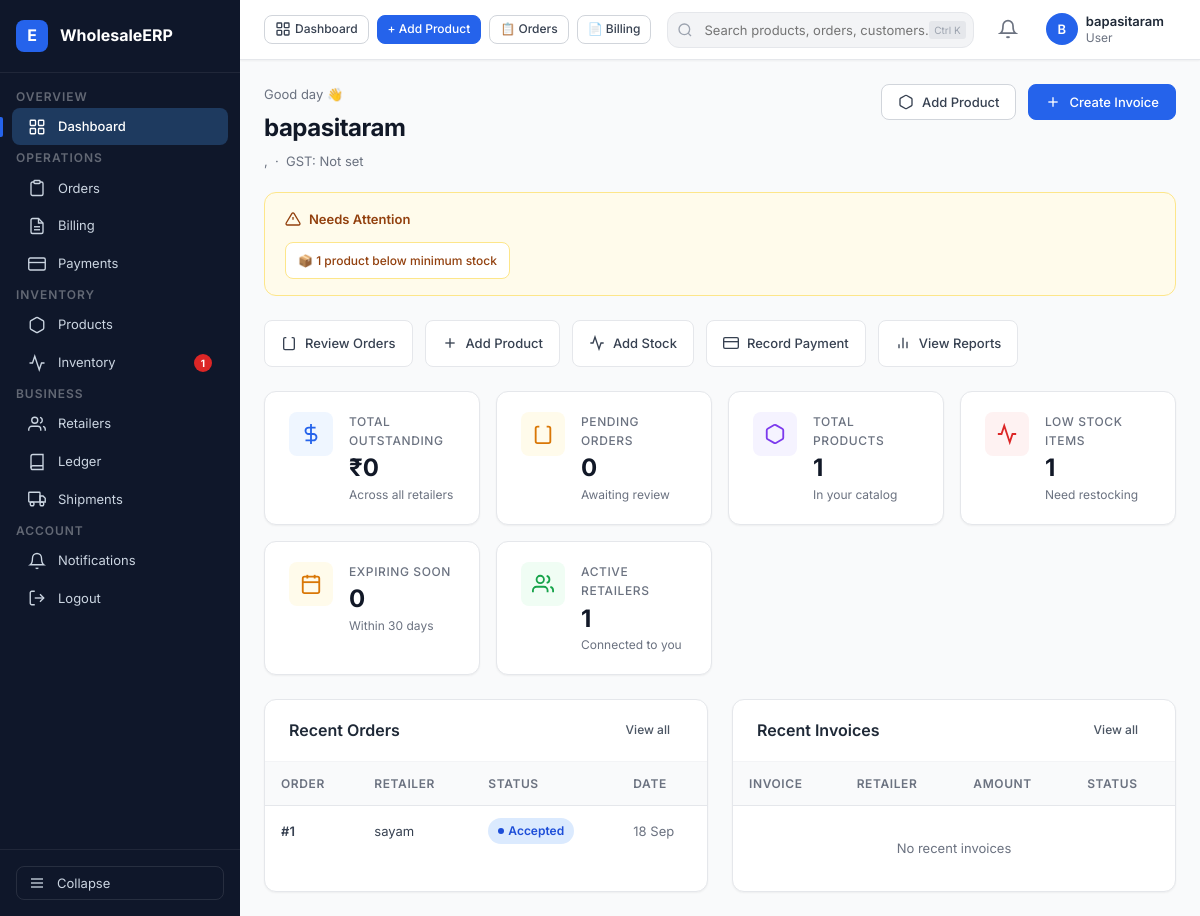
The app's page /accounts/dashboard/ (signed in), older data.
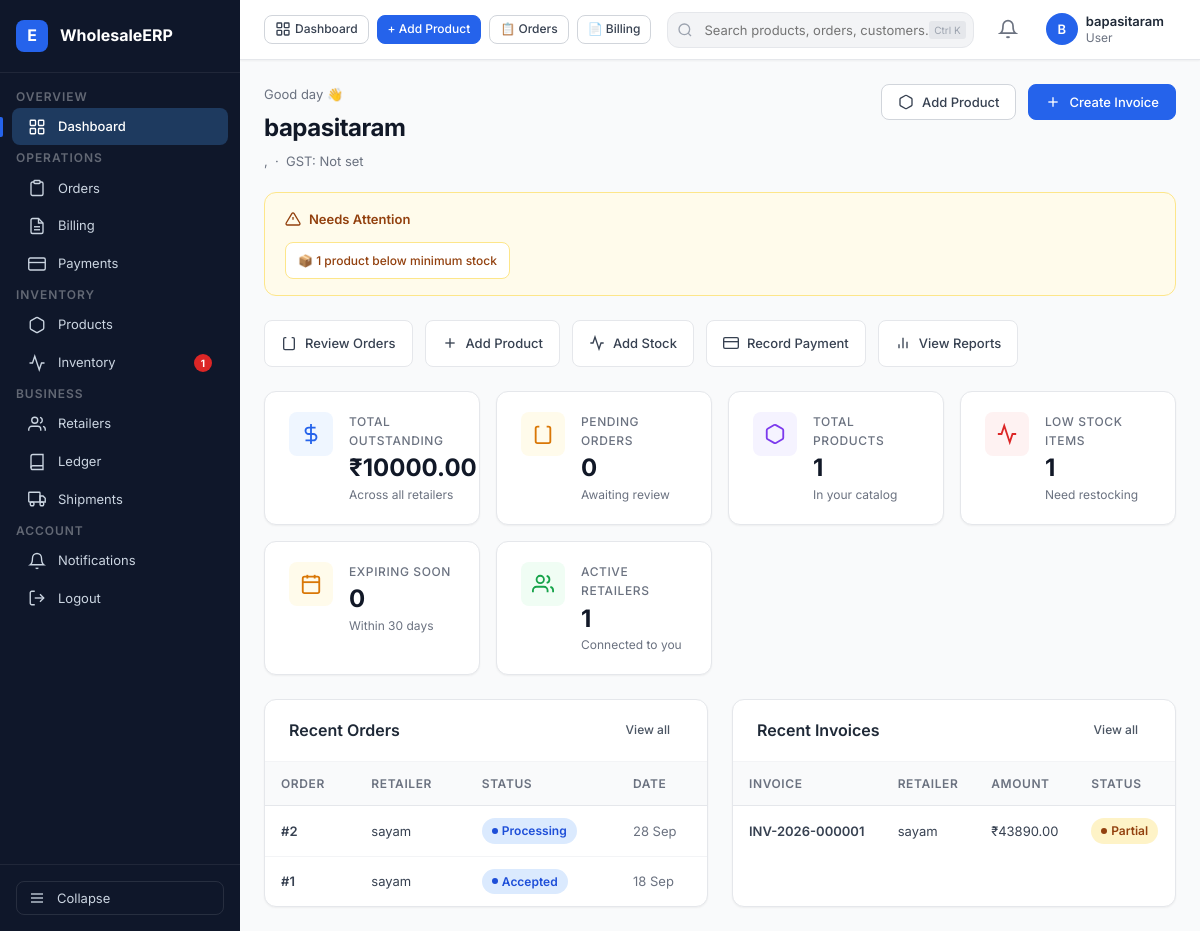
The same page, newer data.
### orders/models.py (models this page shows, shortened)
class Order(models.Model):
    STATUS_CHOICES = [
        ("PENDING","Pending"),
        ("ACCEPTED","Accepted"),
        ("WAITING_FOR_STOCK", "Waiting for Stock"),
        ("REJECTED","Rejected"),
        ("PROCESSING","Processing"),
        ("SHIPPED","Shipped"),
        ("DELIVERED","Delivered"),
        ("CANCELLED","Cancelled"),
    ]
    retailer = models.ForeignKey(
        RetailerProfile,
        on_delete=models.CASCADE,
        related_name="orders"
    )
    wholesaler = models.ForeignKey(
        WholesalerProfile,
        on_delete=models.CASCADE,
        related_name="orders"
    )
    status = models.CharField(
        max_length=30,
        choices = STATUS_CHOICES,
        default="PENDING"
    )
    order_date = models.DateTimeField(
        auto_now_add=True
    )
    notes = models.TextField(
        blank=True
    )

### accounts/models.py (models this page shows, shortened)
class RetailerProfile(models.Model):
    user = models.OneToOneField(
        User,
        on_delete=models.CASCADE,
        related_name="retailer_profile"
    )
    shop_name = models.CharField(max_length=200)
    owner_name = models.CharField(max_length=200)
    phone = models.CharField(max_length=15)
    gst_number = models.CharField(
        max_length=15,
        blank=True,
        null=True
    )
    address = models.TextField()
    city = models.CharField(max_length=100)
    state = models.CharField(max_length=100)
    pincode = models.CharField(max_length=10)
    created_at = models.DateTimeField(auto_now_add=True)

### billing/models.py (models this page shows, shortened)
class Invoice(models.Model):
    STATUS_CHOICES = [
        ("UNPAID", "Unpaid"),
        ("PARTIALLY_PAID", "Partially Paid"),
        ("PAID", "Paid"),
        ("CANCELLED", "Cancelled"),
    ]
    invoice_number = models.CharField(
        max_length=30,
        unique=True
    )
    order = models.OneToOneField(
        Order,
        on_delete=models.PROTECT,
        related_name="invoice"
    )
    wholesaler = models.ForeignKey(
        WholesalerProfile,
        on_delete=models.PROTECT,
        related_name="invoices"
    )
    retailer = models.ForeignKey(
        RetailerProfile,
        on_delete=models.PROTECT,
        related_name="invoices"
    )
    invoice_date = models.DateTimeField(
        auto_now_add=True
    )
    subtotal = models.DecimalField(
        max_digits=20,
        decimal_places=2,
        default=0
    )
    discount = models.DecimalField(
        max_digits=14,
        decimal_places=2,
        default=0
    )
    tax_amount = models.DecimalField(
        max_digits=14,
        decimal_places=2,
        default=0
    )
    grand_total = models.DecimalField(
        max_digits=14,
        decimal_places=2,
        default=0
    )
    status = models.CharField(
        max_length=20,
        choices=STATUS_CHOICES,
        default="UNPAID"
    )
    created_at = models.DateTimeField(
        auto_now_add=True
    )

### accounts/views.py (the view, shortened to what this page needs)
# urls.py: path("dashboard/", dashboard, name="dashboard"),
@login_required
def dashboard(request):
    profile = getattr(request.user, 'profile', None)
    if not profile:
        return redirect("login")
    today = date.today()
    expiry_limit = today + timedelta(days=30)
    if profile.role == "WHOLESALER":
        wholesaler = request.user.wholesaler_profile
        total_products = Product.objects.filter(wholesaler=wholesaler).count()
        low_stock_count = Stock.objects.filter(
            product__wholesaler=wholesaler,
            quantity__lte=F("minimum_stock")
        ).count()
        expiring_count = Stock.objects.filter(
            product__wholesaler=wholesaler,
            expiry_date__isnull=False,
            expiry_date__gte=today,
            expiry_date__lte=expiry_limit
        ).count()
        pending_orders_count = Order.objects.filter(
            wholesaler=wholesaler,
            status="PENDING"
        ).count()
        total_retailers = wholesaler.retailers.count()
        invoices = Invoice.objects.filter(wholesaler=wholesaler, status__in=["UNPAID", "PARTIALLY_PAID"]).prefetch_related("payments")
        total_outstanding = Decimal("0.00")
        for inv in invoices:
            total_paid_for_inv = sum((p.amount for p in inv.payments.all()), Decimal("0.00"))
            outstanding_for_inv = inv.grand_total - total_paid_for_inv
            if outstanding_for_inv > Decimal("0.00"):
                total_outstanding += outstanding_for_inv
            else:
                inv.status = "PAID"
                inv.save(update_fields=["status"])
        recent_orders = (
            Order.objects.filter(wholesaler=wholesaler)
            .select_related("retailer")
            .order_by("-order_date")[:5]
        )
        recent_invoices = (
            Invoice.objects.filter(wholesaler=wholesaler)
            .select_related("retailer")
            .order_by("-invoice_date")[:5]
        )
        context = {
            "wholesaler": wholesaler,
            "total_products": total_products,
            "low_stock_count": low_stock_count,
            "expiring_count": expiring_count,
            "pending_orders_count": pending_orders_count,
            "total_retailers": total_retailers,
            "total_outstanding": total_outstanding,
            "recent_orders": recent_orders,
            "recent_invoices": recent_invoices,
        }
        return render(request, "accounts/wholesaler_dashboard.html", context)

### templates/accounts/wholesaler_dashboard.html (shortened to what the changed rows need)
{% extends 'base.html' %}
{% block content %}
<div class="page-header" style="margin-bottom: 20px;">
  <div class="page-header-left">
    <h1 class="page-title">{{ wholesaler.business_name }}</h1>
  </div>
</div>
<div class="stats-grid">
  <a href="/payments/ledger/" class="stat-card">
    <div class="stat-info">
      <div class="stat-label">Total Outstanding</div>
      <div class="stat-value">₹{{ total_outstanding|default:"0" }}</div>
      <div class="stat-sub">Across all retailers</div>
    </div>
  </a>
</div>
<div class="grid-2" style="margin-top: 8px;">
  <div class="card">
    <div class="table-wrap">
      <table class="table">
        <thead>
          <tr>
            <th>Order</th>
            <th>Retailer</th>
            <th>Status</th>
            <th>Date</th>
          </tr>
        </thead>
        <tbody>
          {% for order in recent_orders %}
          <tr class="table-row-link" data-href="{% url 'wholesaler_order_detail' order.id %}">
            <td class="text-bold">#{{ order.id }}</td>
            <td>{{ order.retailer.shop_name }}</td>
            <td>
              {% if order.status == 'PENDING' %}<span class="badge badge-amber">Pending</span>
              {% elif order.status == 'ACCEPTED' %}<span class="badge badge-blue">Accepted</span>
              {% elif order.status == 'PROCESSING' %}<span class="badge badge-blue">Processing</span>
              {% elif order.status == 'DELIVERED' %}<span class="badge badge-green">Delivered</span>
              {% elif order.status == 'REJECTED' %}<span class="badge badge-red">Rejected</span>
              {% elif order.status == 'WAITING_FOR_STOCK' %}<span class="badge badge-gray">Waiting Stock</span>
              {% else %}<span class="badge badge-gray">{{ order.status }}</span>{% endif %}
            </td>
            <td class="text-muted">{{ order.order_date|date:"d M" }}</td>
          </tr>
          {% empty %}
          <tr><td colspan="4" class="text-center text-muted" style="padding:32px;">No recent orders</td></tr>
          {% endfor %}
        </tbody>
      </table>
    </div>
  </div>
  <div class="card">
    <div class="table-wrap">
      <table class="table">
        <thead>
          <tr>
            <th>Invoice</th>
            <th>Retailer</th>
            <th>Amount</th>
            <th>Status</th>
          </tr>
        </thead>
        <tbody>
          {% for invoice in recent_invoices %}
          <tr class="table-row-link" data-href="{% url 'invoice_detail' invoice.id %}">
            <td class="text-bold">{{ invoice.invoice_number }}</td>
            <td>{{ invoice.retailer.shop_name }}</td>
            <td>₹{{ invoice.grand_total }}</td>
            <td>
              {% if invoice.status == 'PAID' %}<span class="badge badge-green">Paid</span>
              {% elif invoice.status == 'PARTIALLY_PAID' %}<span class="badge badge-amber">Partial</span>
              {% elif invoice.status == 'UNPAID' %}<span class="badge badge-red">Unpaid</span>
              {% else %}<span class="badge badge-gray">{{ invoice.status }}</span>{% endif %}
            </td>
          </tr>
          {% empty %}
          <tr><td colspan="4" class="text-center text-muted" style="padding:32px;">No recent invoices</td></tr>
          {% endfor %}
        </tbody>
      </table>
    </div>
  </div>
</div>
{% endblock %}

Row changes from the older to the newer data that the page shows:
added Order: id "2", retailer.shop_name "sayam", status "Processing", order_date "28 Sep"
added Invoice: invoice_number "INV-2026-000001", retailer.shop_name "sayam", grand_total "43890.00", status "Partial"
Text that changed along with them:
{{ total_outstanding|default:"0" }}: "0" → "10000.00"
text no longer shown: "No recent invoices"
